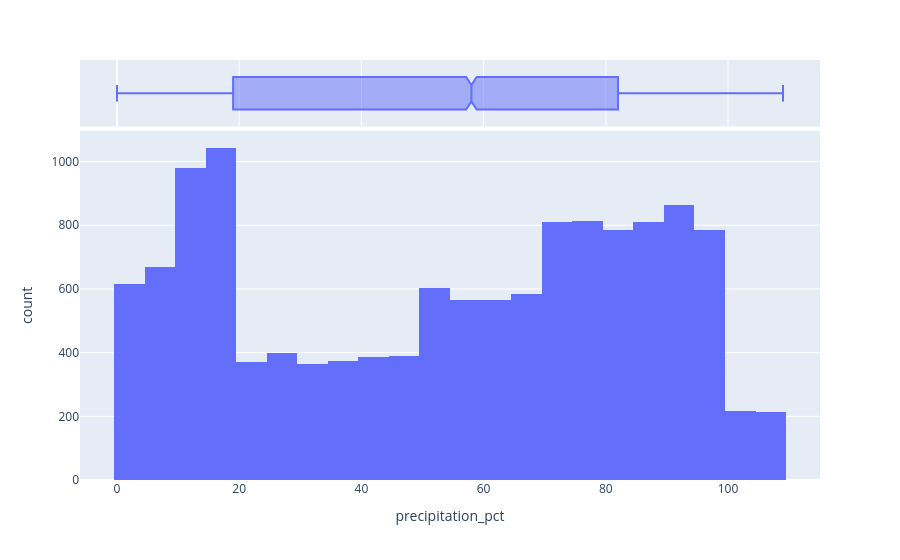

The notebook cell this image was saved under:
### Markdown cell above
La velocidad del viento se concentra principalmente en valores bajos, aunque también aparecen registros más elevados. La distribución presenta cierta dispersión y algunos valores extremos que conviene revisar antes de entrenar los modelos.

### Code cell
fig = px.histogram(df, x="precipitation_pct", nbins=40, marginal="box")
fig.show()

### Figure 1 — Plotly figure (JSON) as saved in the notebook; plotly's stock layout.template omitted (floating-point values rounded to 4 significant figures; data arrays with more than 128 entries replaced by an {"elided": "..."} marker saying what was removed)
{"data": [{"bingroup": "x", "hovertemplate": "precipitation_pct=%{x}<br>count=%{y}<extra></extra>", "legendgroup": "", "marker": {"color": "#636efa", "pattern": {"shape": ""}}, "name": "", "nbinsx": 40, "orientation": "v", "showlegend": false, "type": "histogram", "x": {"elided": "13200 float values"}, "xaxis": "x", "yaxis": "y"}, {"hovertemplate": "precipitation_pct=%{x}<extra></extra>", "legendgroup": "", "marker": {"color": "#636efa"}, "name": "", "notched": true, "showlegend": false, "type": "box", "x": {"elided": "13200 float values"}, "xaxis": "x2", "yaxis": "y2"}], "layout": {"barmode": "relative", "legend": {"tracegroupgap": 0}, "margin": {"t": 60}, "xaxis": {"anchor": "y", "domain": [0, 1], "title": {"text": "precipitation_pct"}}, "xaxis2": {"anchor": "y2", "domain": [0, 1], "matches": "x", "showgrid": true, "showticklabels": false}, "yaxis": {"anchor": "x", "domain": [0, 0.8316], "title": {"text": "count"}}, "yaxis2": {"anchor": "x2", "domain": [0.8416, 1], "matches": "y2", "showgrid": false, "showline": false, "showticklabels": false, "ticks": ""}}}
